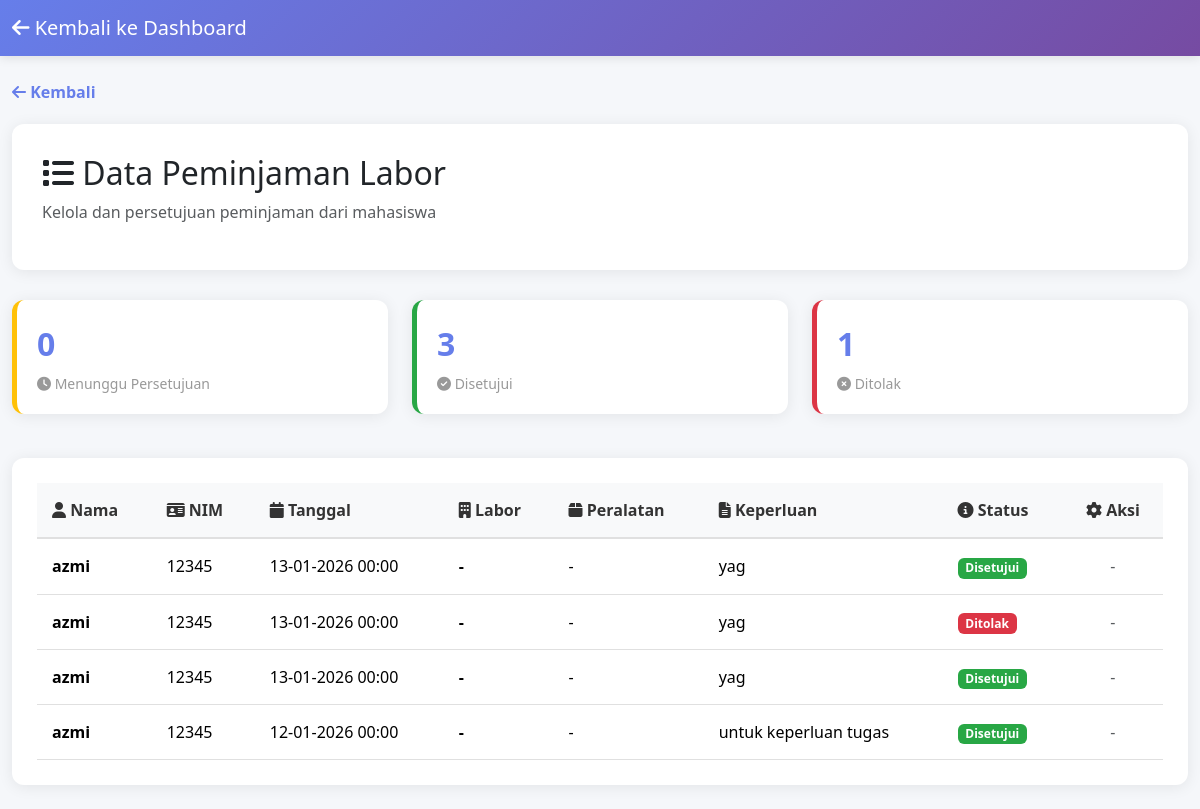
The page /admin/peminjaman.php (signed in) on the database its author committed.
### tables this page shows
CREATE TABLE `peminjaman` (
  `id` int(11) NOT NULL,
  `user_id` int(11) DEFAULT NULL,
  `tanggal` date DEFAULT NULL,
  `tanggung_jawab` varchar(100) DEFAULT NULL,
  `created_at` timestamp NOT NULL DEFAULT current_timestamp(),
  `status` varchar(20) NOT NULL DEFAULT 'Menunggu',
  `keterangan` varchar(255) DEFAULT NULL,
  `alat_id` int(11) DEFAULT NULL,
  `labor_id` int(11) DEFAULT NULL,
  `barang_labor_id` int(11) DEFAULT NULL
);

CREATE TABLE `users` (
  `id` int(11) NOT NULL,
  `email` varchar(100) DEFAULT NULL,
  `nama` varchar(100) DEFAULT NULL,
  `nim` varchar(20) DEFAULT NULL,
  `password` varchar(255) DEFAULT NULL,
  `jurusan` varchar(100) DEFAULT NULL,
  `foto` varchar(255) DEFAULT NULL
);

### admin/peminjaman.php (the view, shortened to what this page needs)
<?php
include '../config/database.php';
$create_notif = "CREATE TABLE IF NOT EXISTS notifications (
  id INT AUTO_INCREMENT PRIMARY KEY,
  user_id INT NOT NULL,
  title VARCHAR(191) NOT NULL,
  message TEXT NOT NULL,
  is_read TINYINT(1) DEFAULT 0,
  created_at DATETIME DEFAULT CURRENT_TIMESTAMP
)";
mysqli_query($conn, $create_notif);
$create_log = "CREATE TABLE IF NOT EXISTS notification_logs (
  id INT AUTO_INCREMENT PRIMARY KEY,
  notification_id INT NULL,
  user_id INT NOT NULL,
  email VARCHAR(191) NULL,
  success TINYINT(1) DEFAULT 0,
  error_message TEXT NULL,
  sent_at DATETIME DEFAULT CURRENT_TIMESTAMP
)";
mysqli_query($conn, $create_log);
$create_alat = "CREATE TABLE IF NOT EXISTS peralatan (
  id INT AUTO_INCREMENT PRIMARY KEY,
  nama VARCHAR(191) NOT NULL,
  deskripsi TEXT NULL,
  stok INT DEFAULT 1,
  status VARCHAR(20) DEFAULT 'Tersedia',
  created_at DATETIME DEFAULT CURRENT_TIMESTAMP
)";
mysqli_query($conn, $create_alat);
$q = mysqli_query($conn, "
  SELECT p.*, u.nama, u.nim, l.nama as labor_nama, bl.nama as barang_nama
  FROM peminjaman p
  JOIN users u ON p.user_id=u.id
  LEFT JOIN labor l ON p.labor_id=l.id
  LEFT JOIN barang_labor bl ON p.barang_labor_id=bl.id
  ORDER BY p.tanggal DESC
");
$pending_query = mysqli_query($conn, "SELECT id FROM peminjaman WHERE status='Menunggu'");
$pending = ($pending_query) ? mysqli_num_rows($pending_query) : 0;
$approved_query = mysqli_query($conn, "SELECT id FROM peminjaman WHERE status='Disetujui'");
$approved = ($approved_query) ? mysqli_num_rows($approved_query) : 0;
$rejected_query = mysqli_query($conn, "SELECT id FROM peminjaman WHERE status='Ditolak'");
$rejected = ($rejected_query) ? mysqli_num_rows($rejected_query) : 0;
?>
<!DOCTYPE html>
<html>
<head>
<link href="https://cdn.jsdelivr.net/npm/bootstrap@5.3.2/dist/css/bootstrap.min.css" rel="stylesheet">
<link rel="stylesheet" href="https://cdnjs.cloudflare.com/ajax/libs/font-awesome/6.4.0/css/all.min.css">
</head>
<body>
<nav class="navbar navbar-expand-lg navbar-custom">
  <div class="container-fluid">
    <a class="navbar-brand text-white" href="dashboard.php">
      <i class="fas fa-arrow-left"></i> Kembali ke Dashboard
    </a>
  </div>
</nav>
<div class="container-fluid py-4">
  <div class="back-link">
    <a href="dashboard.php"><i class="fas fa-arrow-left"></i> Kembali</a>
  </div>
  <div class="page-header">
    <h2><i class="fas fa-list"></i> Data Peminjaman Labor</h2>
    <p class="text-muted">Kelola dan persetujuan peminjaman dari mahasiswa</p>
  </div>
  <div class="row mb-4">
    <div class="col-md-4">
      <div class="stat-card pending">
        <div class="stat-number"><?php echo $pending; ?></div>
        <div class="stat-label"><i class="fas fa-clock"></i> Menunggu Persetujuan</div>
      </div>
    </div>
    <div class="col-md-4">
      <div class="stat-card approved">
        <div class="stat-number"><?php echo $approved; ?></div>
        <div class="stat-label"><i class="fas fa-check-circle"></i> Disetujui</div>
      </div>
    </div>
    <div class="col-md-4">
      <div class="stat-card rejected">
        <div class="stat-number"><?php echo $rejected; ?></div>
        <div class="stat-label"><i class="fas fa-times-circle"></i> Ditolak</div>
      </div>
    </div>
  </div>
  <div class="table-container">
    <?php if(mysqli_num_rows($q) > 0): ?>
      <div class="table-responsive">
        <table class="table table-hover mb-0">
          <thead>
            <tr>
              <th><i class="fas fa-user"></i> Nama</th>
              <th><i class="fas fa-id-card"></i> NIM</th>
              <th><i class="fas fa-calendar"></i> Tanggal</th>
              <th><i class="fas fa-building"></i> Labor</th>
              <th><i class="fas fa-box"></i> Peralatan</th>
              <th><i class="fas fa-file-alt"></i> Keperluan</th>
              <th><i class="fas fa-info-circle"></i> Status</th>
              <th style="text-align: center;"><i class="fas fa-cog"></i> Aksi</th>
            </tr>
          </thead>
          <tbody>
            <?php while($d = mysqli_fetch_assoc($q)): ?>
              <tr>
                <td><strong><?php echo htmlspecialchars($d['nama']); ?></strong></td>
                <td><?php echo htmlspecialchars($d['nim']); ?></td>
                <td><?php echo date('d-m-Y H:i', strtotime($d['tanggal'])); ?></td>
                <td><strong><?php echo htmlspecialchars($d['labor_nama'] ?? '-'); ?></strong></td>
                <td><?php echo htmlspecialchars($d['barang_nama'] ?? '-'); ?></td>
                <td><?php echo htmlspecialchars($d['tanggung_jawab']); ?></td>
                <td>
                  <?php
                    $status = $d['status'] ?? '';
                    if($status === 'Menunggu'){
                      echo '<span class="badge badge-pending">Menunggu</span>';
                    } elseif($status === 'Disetujui'){
                      echo '<span class="badge badge-approved">Disetujui</span>';
                    } elseif($status === 'Ditolak'){
                      echo '<span class="badge badge-rejected">Ditolak</span>';
                    } else {
                      echo '<span class="text-muted">-</span>';
                    }
                  ?>
                </td>
                <td style="text-align: center;">
                  <?php if($status === 'Menunggu'): ?>
                    <button class="btn btn-approve btn-sm" data-bs-toggle="modal" data-bs-target="#approveModal<?php echo $d['id']; ?>">
                      <i class="fas fa-check"></i> Setujui
                    </button>
                    <button class="btn btn-reject btn-sm" data-bs-toggle="modal" data-bs-target="#rejectModal<?php echo $d['id']; ?>">
                      <i class="fas fa-times"></i> Tolak
                    </button>
                    <div class="modal fade" id="approveModal<?php echo $d['id']; ?>" tabindex="-1">
                      <div class="modal-dialog">
                        <div class="modal-content">
                          <div class="modal-header">
                            <h5 class="modal-title"><i class="fas fa-check-circle"></i> Setujui Peminjaman</h5>
                            <button type="button" class="btn-close btn-close-white" data-bs-dismiss="modal"></button>
                          </div>
                          <div class="modal-body">
                            <p>Apakah Anda yakin ingin menyetujui peminjaman dari <strong><?php echo htmlspecialchars($d['nama']); ?></strong>?</p>
                            <div class="alert alert-info">
                              <strong>NIM:</strong> <?php echo htmlspecialchars($d['nim']); ?><br>
                              <strong>Labor:</strong> <?php echo htmlspecialchars($d['labor_nama'] ?? '-'); ?><br>
                              <strong>Peralatan:</strong> <?php echo htmlspecialchars($d['barang_nama'] ?? '-'); ?><br>
                              <strong>Tanggal:</strong> <?php echo date('d-m-Y H:i', strtotime($d['tanggal'])); ?><br>
                              <strong>Keperluan:</strong> <?php echo htmlspecialchars($d['tanggung_jawab']); ?>
                            </div>
                          </div>
                          <div class="modal-footer">
                            <button type="button" class="btn btn-secondary" data-bs-dismiss="modal">Batal</button>
                            <form method="post" style="display:inline;">
                              <input type="hidden" name="peminjaman_id" value="<?php echo $d['id']; ?>">
                              <button type="submit" name="approve" class="btn btn-success">
                                <i class="fas fa-check"></i> Setujui
                              </button>
                            </form>
                          </div>
                        </div>
                      </div>
                    </div>
                    <div class="modal fade" id="rejectModal<?php echo $d['id']; ?>" tabindex="-1">
                      <div class="modal-dialog">
                        <div class="modal-content">
                          <div class="modal-header">
                            <h5 class="modal-title"><i class="fas fa-times-circle"></i> Tolak Peminjaman</h5>
                            <button type="button" class="btn-close btn-close-white" data-bs-dismiss="modal"></button>
                          </div>
                          <form method="post">
                            <div class="modal-body">
                              <p>Apakah Anda yakin ingin menolak peminjaman dari <strong><?php echo htmlspecialchars($d['nama']); ?></strong>?</p>
                              <div class="alert alert-warning mb-3">
                                <strong>Labor:</strong> <?php echo htmlspecialchars($d['labor_nama'] ?? '-'); ?><br>
                                <strong>Peralatan:</strong> <?php echo htmlspecialchars($d['barang_nama'] ?? '-'); ?><br>
                                <strong>Tanggal:</strong> <?php echo date('d-m-Y H:i', strtotime($d['tanggal'])); ?>
                              </div>
                              <div class="mb-3">
                                <label class="form-label"><i class="fas fa-comment"></i> Alasan Penolakan</label>
                                <textarea class="form-control" name="alasan_penolakan" rows="4" placeholder="Jelaskan alasan penolakan..." required></textarea>
                              </div>
                            </div>
                            <div class="modal-footer">
                              <button type="button" class="btn btn-secondary" data-bs-dismiss="modal">Batal</button>
                              <input type="hidden" name="peminjaman_id" value="<?php echo $d['id']; ?>">
                              <button type="submit" name="reject" class="btn btn-danger">
                                <i class="fas fa-times"></i> Tolak
                              </button>
                            </div>
                          </form>
                        </div>
                      </div>
                    </div>
                  <?php else: ?>
                    <span class="text-muted">-</span>
                  <?php endif; ?>
                </td>
              </tr>
            <?php endwhile; ?>
          </tbody>
        </table>
      </div>
    <?php endif; ?>
  </div>
</div>
</body>
</html>

### admin/peminjaman.php (style rules this page uses)
body { background-color: #f5f7fa; font-family: 'Segoe UI', Tahoma, Geneva, Verdana, sans-serif; }
.navbar-custom { background: linear-gradient(135deg, #667eea 0%, #764ba2 100%); box-shadow: 0 2px 10px rgba(0,0,0,0.1); }
.page-header { background: white; padding: 30px; border-radius: 12px; margin-bottom: 30px; box-shadow: 0 2px 15px rgba(0,0,0,0.08); }
.stat-card { background: white; border-radius: 12px; padding: 20px; box-shadow: 0 2px 15px rgba(0,0,0,0.08); margin-bottom: 20px; border-left: 5px solid; }
.stat-card.pending { border-left-color: #ffc107; }
.stat-card.approved { border-left-color: #28a745; }
.stat-card.rejected { border-left-color: #dc3545; }
.stat-number { font-size: 32px; font-weight: 700; color: #667eea; }
.stat-label { color: #999; font-size: 14px; margin-top: 5px; }
.table-container { background: white; border-radius: 12px; padding: 25px; box-shadow: 0 2px 15px rgba(0,0,0,0.08); }
.table th { background-color: #f8f9fa; border-bottom: 2px solid #e0e0e0; color: #333; font-weight: 600; padding: 15px; }
.table td { padding: 15px; border-color: #e0e0e0; }
.badge-approved { background-color: #28a745; }
.badge-rejected { background-color: #dc3545; }
.back-link { display: inline-block; margin-bottom: 20px; }
.back-link a { color: #667eea; text-decoration: none; font-weight: 600; }

### rows shown on the page
peminjaman: user.nama "azmi", user.nim "12345", tanggal "13-01-2026 00:00", labor_nama "-", barang_nama "-", tanggung_jawab "yag", status "Disetujui"
peminjaman: user.nama "azmi", user.nim "12345", tanggal "13-01-2026 00:00", labor_nama "-", barang_nama "-", tanggung_jawab "yag", status "Ditolak"
peminjaman: user.nama "azmi", user.nim "12345", tanggal "13-01-2026 00:00", labor_nama "-", barang_nama "-", tanggung_jawab "yag", status "Disetujui"
peminjaman: user.nama "azmi", user.nim "12345", tanggal "12-01-2026 00:00", labor_nama "-", barang_nama "-", tanggung_jawab "untuk keperluan tugas", status "Disetujui"

### other values the page prints
$pending "0"
$approved "3"
$rejected "1"
